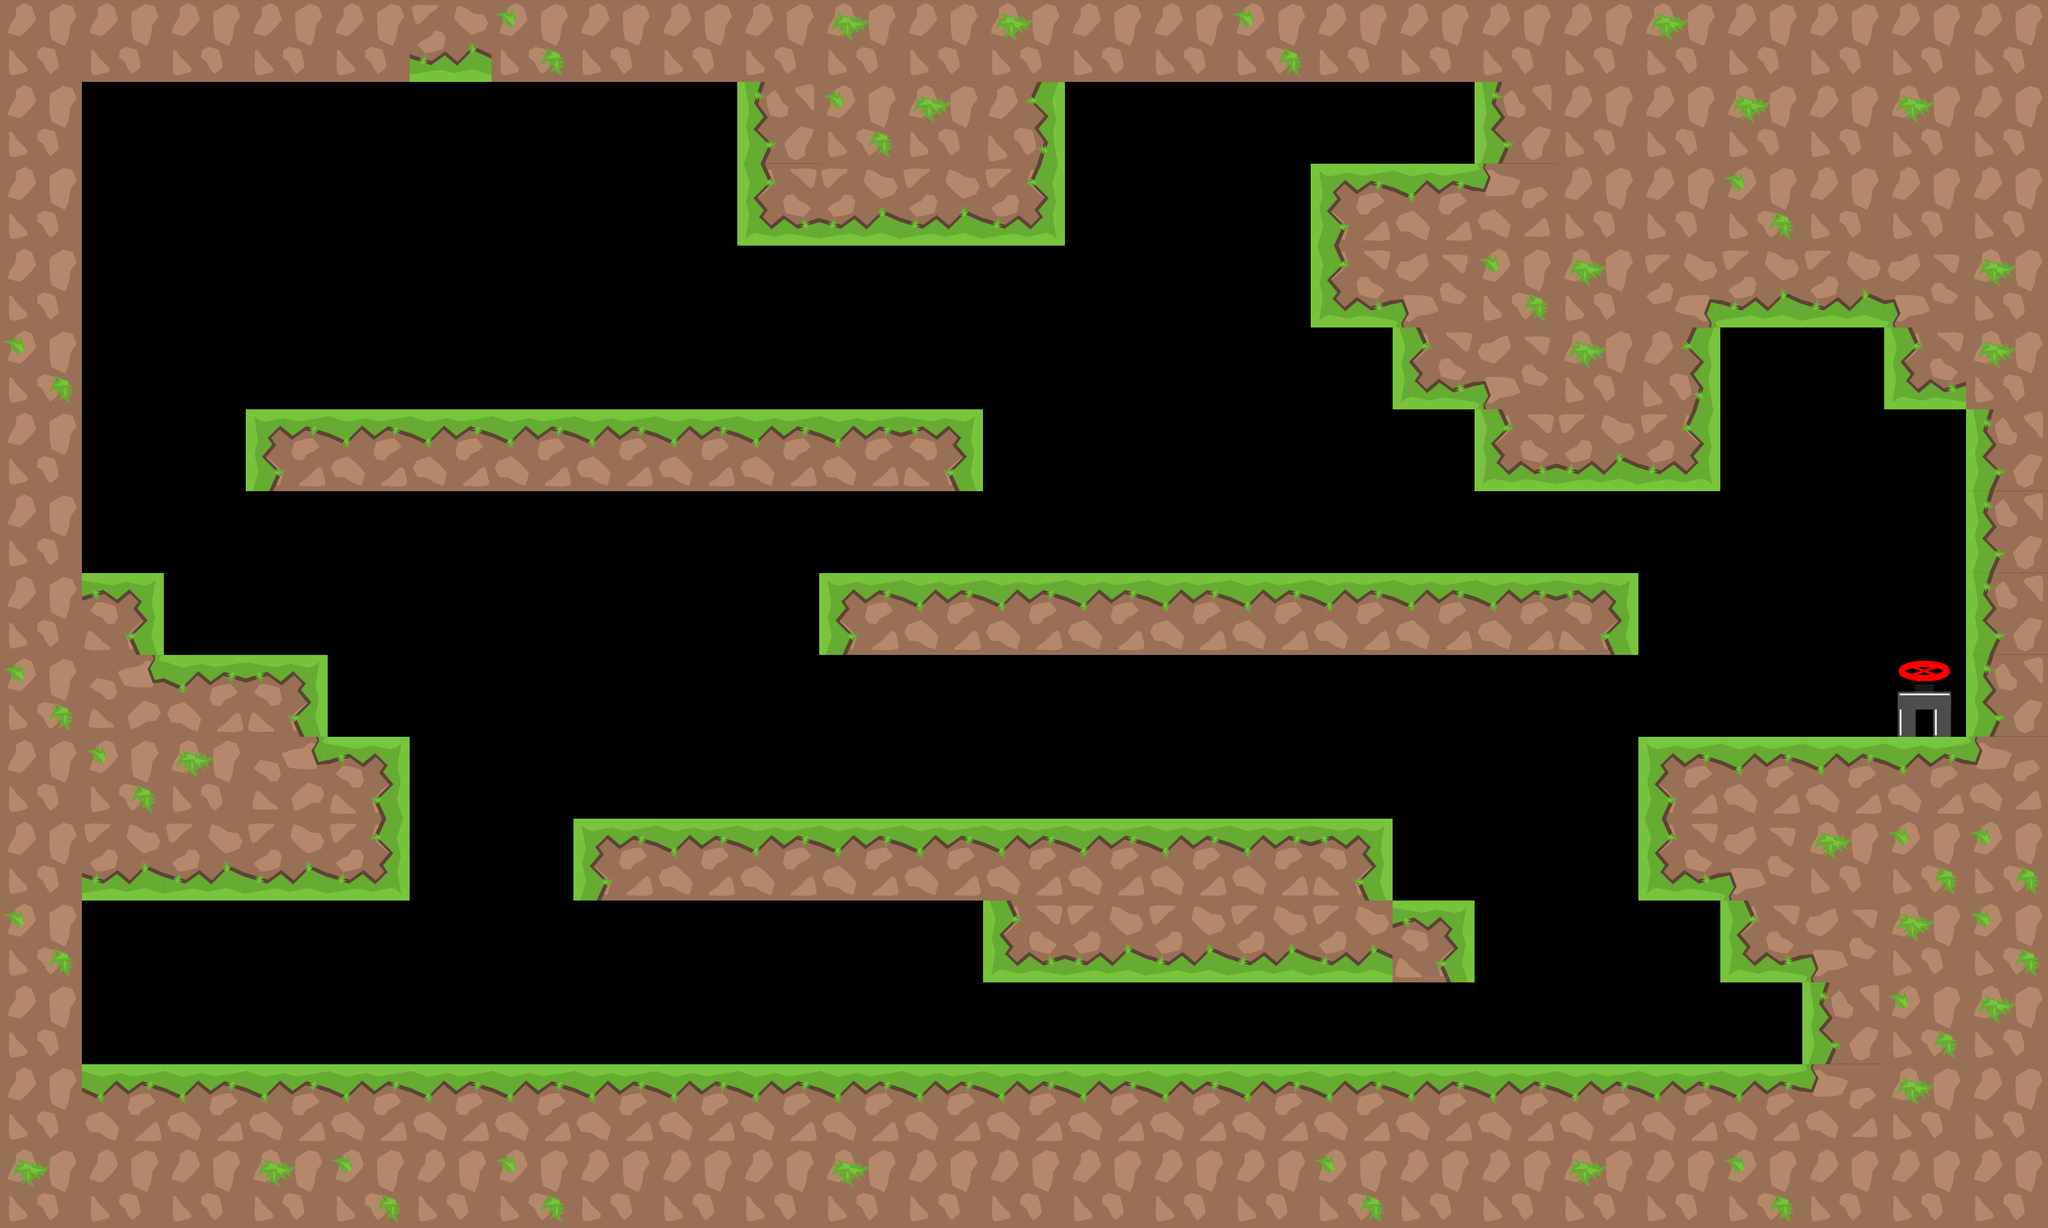

This game map was drawn from its Tiled (.tmx) file and the tilesets committed beside it. A one-line description and the trimmed map source follow:
An orthogonal 25x15 tile map with 128x128 px tiles, 2 tile layers (graphics, oil), 3 tilesets and 36 objects.

<map version="1.0" tiledversion="1.1.1" orientation="orthogonal" renderorder="right-down" width="25" height="15" tilewidth="128" tileheight="128" infinite="0" nextobjectid="179">
 <tileset firstgid="1" source="tiles_128x128.tsx" />
 <tileset firstgid="37" source="tiles_oil_128x128.tsx" />
 <tileset firstgid="77" source="tiles_128x128_green.tsx" />
 <layer name="graphics" width="25" height="15">
  <data>[375 cells, 198 non-empty, 19 distinct tile ids]</data>
 </layer>
 <layer name="oil" width="25" height="15">
  <data>[375 cells, 0 non-empty, 0 distinct tile ids]</data>
 </layer>
 <objectgroup name="blocks">
  <object id="1" x="8" y="1664.63" width="3196" height="247.372" />
  <object id="2" x="3072" y="4" width="112" height="1696" />
  <object id="3" x="64" y="52" width="64" height="1684" />
  <object id="4" x="8" y="4" width="3172" height="120" />
  <object id="159" x="1152" y="128" width="512" height="256" />
  <object id="160" x="384" y="640" width="1152" height="128" />
  <object id="161" x="1280" y="896" width="1280" height="128" />
  <object id="162" x="2560" y="1152" width="512" height="128" />
  <object id="163" x="896" y="1280" width="1280" height="128" />
  <object id="164" x="1536" y="1408" width="768" height="128" />
  <object id="165" x="128" y="1152" width="512" height="256" />
  <object id="166" x="128" y="896" width="128" height="128" />
  <object id="167" x="128" y="1024" width="384" height="128" />
  <object id="168" x="2304" y="128" width="128" height="128" />
  <object id="169" x="2048" y="256" width="256" height="256" />
  <object id="170" x="2176" y="512" width="512" height="128" />
  <object id="171" x="2304" y="640" width="384" height="128" />
  <object id="172" x="2688" y="384" width="256" height="128" />
  <object id="173" x="2944" y="512" width="128" height="128" />
  <object id="174" x="2560" y="1280" width="128" height="128" />
  <object id="175" x="2688" y="1408" width="128" height="128" />
  <object id="176" x="2816" y="1536" width="128" height="128" />
 </objectgroup>
 <objectgroup name="slope" />
 <objectgroup name="passBlock" />
 <objectgroup name="flowers">
  <object id="24" x="2693.09" y="900.247" width="69.697" height="69.697">
   <ellipse />
  </object>
  <object id="74" x="340.606" y="860.732" width="69.697" height="69.697">
   <ellipse />
  </object>
  <object id="75" x="867.757" y="388.367" width="69.697" height="69.697">
   <ellipse />
  </object>
  <object id="80" x="996.005" y="1132.97" width="69.697" height="69.697">
   <ellipse />
  </object>
  <object id="83" x="465.337" y="381.216" width="69.697" height="69.697">
   <ellipse />
  </object>
  <object id="111" x="1690.31" y="698.913" width="69.697" height="69.697">
   <ellipse />
  </object>
  <object id="152" x="2402.07" y="1348.25" width="69.697" height="60.6061">
   <ellipse />
  </object>
  <object id="153" x="1443.04" y="1140.73" width="69.697" height="60.6061">
   <ellipse />
  </object>
  <object id="156" x="1471.16" y="444.368" width="69.697" height="69.697">
   <ellipse />
  </object>
  <object id="157" x="2016.37" y="635.277" width="69.697" height="69.697">
   <ellipse />
  </object>
  <object id="178" x="2702.07" y="1580.25" width="69.697" height="60.6061">
   <ellipse />
  </object>
 </objectgroup>
 <objectgroup name="end">
  <object id="44" x="2954.83" y="1034.25" width="93" height="95">
   <ellipse />
  </object>
 </objectgroup>
 <objectgroup name="pushBlocks">
  <object id="46" x="1694.1" y="1129.88" width="124.667" height="124.667" />
  <object id="158" x="1178.1" y="501.882" width="124.667" height="124.667" />
 </objectgroup>
 <objectgroup name="damage" />
</map>
